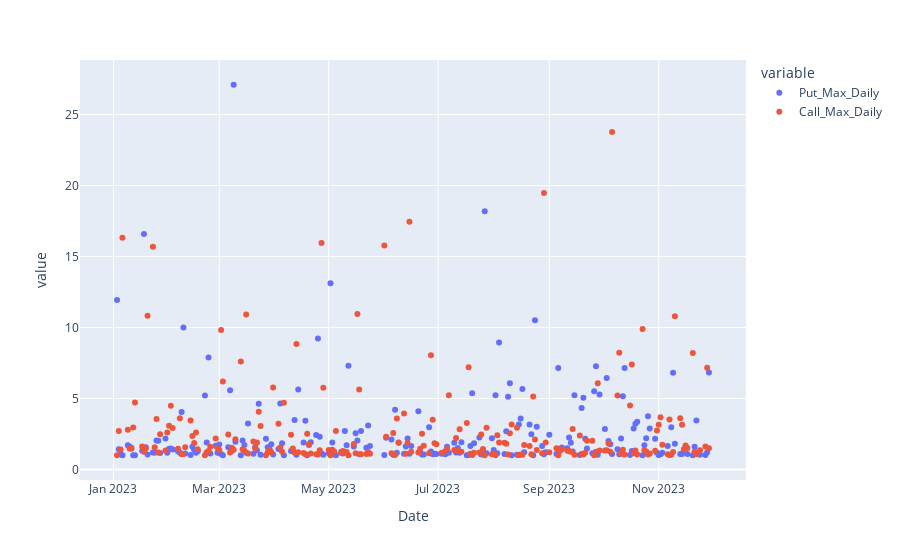

Source (notebook cell):
### Code cell
# some charting stuff
fig = px.line(df_sql[df_sql['DTE_adjusted'] ==0], 
              x="Date", y=["Put_Max_Daily","Call_Max_Daily"], markers=True)
fig.update_traces(line=dict(width=0.0))
fig.show()

### Figure 1 — Plotly figure (JSON) as saved in the notebook; plotly's stock layout.template omitted (floating-point values rounded to 4 significant figures; data arrays with more than 128 entries replaced by an {"elided": "..."} marker saying what was removed)
{"data": [{"hovertemplate": "variable=Put_Max_Daily<br>Date=%{x}<br>value=%{y}<extra></extra>", "legendgroup": "Put_Max_Daily", "line": {"color": "#636efa", "dash": "solid", "width": 0}, "marker": {"symbol": "circle"}, "mode": "lines+markers", "name": "Put_Max_Daily", "orientation": "v", "showlegend": true, "type": "scatter", "x": {"elided": "224 str values"}, "xaxis": "x", "y": {"elided": "224 float values"}, "yaxis": "y"}, {"hovertemplate": "variable=Call_Max_Daily<br>Date=%{x}<br>value=%{y}<extra></extra>", "legendgroup": "Call_Max_Daily", "line": {"color": "#EF553B", "dash": "solid", "width": 0}, "marker": {"symbol": "circle"}, "mode": "lines+markers", "name": "Call_Max_Daily", "orientation": "v", "showlegend": true, "type": "scatter", "x": {"elided": "224 str values"}, "xaxis": "x", "y": {"elided": "224 float values"}, "yaxis": "y"}], "layout": {"legend": {"title": {"text": "variable"}, "tracegroupgap": 0}, "margin": {"t": 60}, "xaxis": {"anchor": "y", "domain": [0, 1], "title": {"text": "Date"}}, "yaxis": {"anchor": "x", "domain": [0, 1], "title": {"text": "value"}}}}
